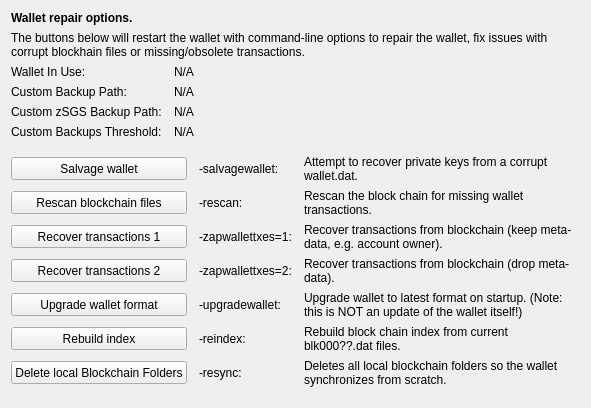
     <widget class="QWidget" name="tab_repair">
      <attribute name="title">
       <string>&amp;Wallet Repair</string>
      </attribute>
      <layout class="QGridLayout" name="gridLayout_4" columnstretch="0,0,0,0">
       <property name="horizontalSpacing">
        <number>12</number>
       </property>
       <item row="0" column="0" colspan="4">
        <widget class="QLabel" name="label_repair_header">
         <property name="font">
          <font>
           <weight>75</weight>
           <bold>true</bold>
          </font>
         </property>
         <property name="text">
          <string>Wallet repair options.</string>
         </property>
        </widget>
       </item>
       <item row="1" column="0" colspan="4">
        <widget class="QLabel" name="label_repair_helptext">
         <property name="font">
          <font>
           <weight>50</weight>
           <bold>false</bold>
          </font>
         </property>
         <property name="text">
          <string>The buttons below will restart the wallet with command-line options to repair the wallet, fix issues with corrupt blockhain files or missing/obsolete transactions.</string>
         </property>
         <property name="wordWrap">
          <bool>true</bool>
         </property>
        </widget>
       </item>
       <item row="2" column="0">
        <widget class="QLabel" name="wallet_path_label">
         <property name="text">
          <string>Wallet In Use:</string>
         </property>
        </widget>
       </item>
       <item row="2" column="1" colspan="3">
        <widget class="QLabel" name="wallet_path">
         <property name="cursor">
          <cursorShape>IBeamCursor</cursorShape>
         </property>
         <property name="text">
          <string>N/A</string>
         </property>
         <property name="textFormat">
          <enum>Qt::PlainText</enum>
         </property>
         <property name="textInteractionFlags">
          <set>Qt::LinksAccessibleByMouse|Qt::TextSelectableByKeyboard|Qt::TextSelectableByMouse</set>
         </property>
        </widget>
       </item>
       <item row="3" column="0">
        <widget class="QLabel" name="wallet_custombackuppath_label">
         <property name="text">
          <string>Custom Backup Path:</string>
         </property>
         <property name="visible">
          <bool>false</bool>
         </property>
        </widget>
       </item>
       <item row="3" column="1" colspan="3">
        <widget class="QLabel" name="wallet_custombackuppath">
         <property name="cursor">
          <cursorShape>IBeamCursor</cursorShape>
         </property>
         <property name="text">
          <string>N/A</string>
         </property>
         <property name="textFormat">
          <enum>Qt::PlainText</enum>
         </property>
         <property name="textInteractionFlags">
          <set>Qt::LinksAccessibleByMouse|Qt::TextSelectableByKeyboard|Qt::TextSelectableByMouse</set>
         </property>
         <property name="visible">
          <bool>false</bool>
         </property>
        </widget>
       </item>
       <item row="4" column="0">
        <widget class="QLabel" name="wallet_customzsgsbackuppath_label">
         <property name="text">
          <string>Custom zSGS Backup Path:</string>
         </property>
         <property name="visible">
          <bool>false</bool>
         </property>
        </widget>
       </item>
       <item row="4" column="1" colspan="3">
        <widget class="QLabel" name="wallet_customzsgsbackuppath">
         <property name="cursor">
          <cursorShape>IBeamCursor</cursorShape>
         </property>
         <property name="text">
          <string>N/A</string>
         </property>
         <property name="textFormat">
          <enum>Qt::PlainText</enum>
         </property>
         <property name="textInteractionFlags">
          <set>Qt::LinksAccessibleByMouse|Qt::TextSelectableByKeyboard|Qt::TextSelectableByMouse</set>
         </property>
         <property name="visible">
          <bool>false</bool>
         </property>
        </widget>
       </item>
       <item row="5" column="0">
        <widget class="QLabel" name="wallet_custombackupthreshold_label">
         <property name="text">
          <string>Custom Backups Threshold:</string>
         </property>
         <property name="visible">
          <bool>false</bool>
         </property>
        </widget>
       </item>
       <item row="5" column="1" colspan="3">
        <widget class="QLabel" name="wallet_custombackupthreshold">
         <property name="cursor">
          <cursorShape>IBeamCursor</cursorShape>
         </property>
         <property name="text">
          <string>N/A</string>
         </property>
         <property name="textFormat">
          <enum>Qt::PlainText</enum>
         </property>
         <property name="textInteractionFlags">
          <set>Qt::LinksAccessibleByMouse|Qt::TextSelectableByKeyboard|Qt::TextSelectableByMouse</set>
         </property>
         <property name="visible">
          <bool>false</bool>
         </property>
        </widget>
       </item>
       <item row="6" column="0">
        <spacer name="verticalSpacer_repair1">
         <property name="orientation">
          <enum>Qt::Vertical</enum>
         </property>
         <property name="sizeHint" stdset="0">
          <size>
           <width>10</width>
           <height>10</height>
          </size>
         </property>
        </spacer>
       </item>
       <item row="7" column="0" colspan="2">
        <widget class="QPushButton" name="btn_salvagewallet">
         <property name="minimumSize">
          <size>
           <width>100</width>
           <height>23</height>
          </size>
         </property>
         <property name="text">
          <string>Salvage wallet</string>
         </property>
        </widget>
       </item>
       <item row="7" column="2">
        <widget class="QLabel" name="label_repair_salvage_command">
         <property name="text">
          <string notr="true">-salvagewallet:</string>
         </property>
        </widget>
       </item>
       <item row="7" column="3">
        <widget class="QLabel" name="label_repair_salvage">
         <property name="text">
          <string>Attempt to recover private keys from a corrupt wallet.dat.</string>
         </property>
         <property name="wordWrap">
          <bool>true</bool>
         </property>
        </widget>
       </item>
       <item row="8" column="0" colspan="2">
        <widget class="QPushButton" name="btn_rescan">
         <property name="minimumSize">
          <size>
           <width>100</width>
           <height>23</height>
          </size>
         </property>
         <property name="text">
          <string>Rescan blockchain files</string>
         </property>
        </widget>
       </item>
       <item row="8" column="2">
        <widget class="QLabel" name="label_repair_rescan_command">
         <property name="text">
          <string notr="true">-rescan:</string>
         </property>
        </widget>
       </item>
       <item row="8" column="3">
        <widget class="QLabel" name="label_repair_rescan">
         <property name="text">
          <string>Rescan the block chain for missing wallet transactions.</string>
         </property>
         <property name="wordWrap">
          <bool>true</bool>
         </property>
        </widget>
       </item>
       <item row="9" column="0" colspan="2">
        <widget class="QPushButton" name="btn_zapwallettxes1">
         <property name="minimumSize">
          <size>
           <width>100</width>
           <height>23</height>
          </size>
         </property>
         <property name="text">
          <string>Recover transactions 1</string>
         </property>
        </widget>
       </item>
       <item row="9" column="2">
        <widget class="QLabel" name="label_repair_zap1_command">
         <property name="text">
          <string notr="true">-zapwallettxes=1:</string>
         </property>
        </widget>
       </item>
       <item row="9" column="3">
        <widget class="QLabel" name="label_repair_zap1">
         <property name="text">
          <string>Recover transactions from blockchain (keep meta-data, e.g. account owner).</string>
         </property>
         <property name="wordWrap">
          <bool>true</bool>
         </property>
        </widget>
       </item>
       <item row="10" column="0" colspan="2">
        <widget class="QPushButton" name="btn_zapwallettxes2">
         <property name="minimumSize">
          <size>
           <width>100</width>
           <height>23</height>
          </size>
         </property>
         <property name="text">
          <string>Recover transactions 2</string>
         </property>
        </widget>
       </item>
       <item row="10" column="2">
        <widget class="QLabel" name="label_repair_zap2_command">
         <property name="text">
          <string notr="true">-zapwallettxes=2:</string>
         </property>
        </widget>
       </item>
       <item row="10" column="3">
        <widget class="QLabel" name="label_repair_zap2">
         <property name="text">
          <string>Recover transactions from blockchain (drop meta-data).</string>
         </property>
         <property name="wordWrap">
          <bool>true</bool>
         </property>
        </widget>
       </item>
       <item row="11" column="0" colspan="2">
        <widget class="QPushButton" name="btn_upgradewallet">
         <property name="minimumSize">
          <size>
           <width>100</width>
           <height>23</height>
          </size>
         </property>
         <property name="text">
          <string>Upgrade wallet format</string>
         </property>
        </widget>
       </item>
       <item row="11" column="2">
        <widget class="QLabel" name="label_repair_upgrade_command">
         <property name="text">
          <string notr="true">-upgradewallet:</string>
         </property>
        </widget>
       </item>
       <item row="11" column="3">
        <widget class="QLabel" name="label_repair_upgrade">
         <property name="text">
          <string>Upgrade wallet to latest format on startup. (Note: this is NOT an update of the wallet itself!)</string>
         </property>
         <property name="wordWrap">
          <bool>true</bool>
         </property>
        </widget>
       </item>
       <item row="12" column="0" colspan="2">
        <widget class="QPushButton" name="btn_reindex">
         <property name="minimumSize">
          <size>
           <width>100</width>
           <height>23</height>
          </size>
         </property>
         <property name="text">
          <string>Rebuild index</string>
         </property>
        </widget>
       </item>
       <item row="12" column="2">
        <widget class="QLabel" name="label_repair_reindex_command">
         <property name="text">
          <string notr="true">-reindex:</string>
         </property>
        </widget>
       </item>
       <item row="12" column="3">
        <widget class="QLabel" name="label_repair_reindex">
         <property name="text">
          <string>Rebuild block chain index from current blk000??.dat files.</string>
         </property>
         <property name="wordWrap">
          <bool>true</bool>
         </property>
        </widget>
       </item>
       <item row="13" column="0" colspan="2">
        <widget class="QPushButton" name="btn_resync">
         <property name="minimumSize">
          <size>
           <width>100</width>
           <height>23</height>
          </size>
         </property>
         <property name="text">
          <string>Delete local Blockchain Folders</string>
         </property>
        </widget>
       </item>
       <item row="13" column="2">
        <widget class="QLabel" name="label_repair_resync_command">
         <property name="text">
          <string>-resync:</string>
         </property>
        </widget>
       </item>
       <item row="13" column="3">
        <widget class="QLabel" name="label_repair_resync">
         <property name="text">
          <string>Deletes all local blockchain folders so the wallet synchronizes from scratch.</string>
         </property>
         <property name="wordWrap">
          <bool>true</bool>
         </property>
        </widget>
       </item>
       <item row="14" column="0">
        <spacer name="verticalSpacer_repair2">
         <property name="orientation">
          <enum>Qt::Vertical</enum>
         </property>
         <property name="sizeHint" stdset="0">
          <size>
           <width>20</width>
           <height>10</height>
          </size>
         </property>
        </spacer>
       </item>
      </layout>
     </widget>
